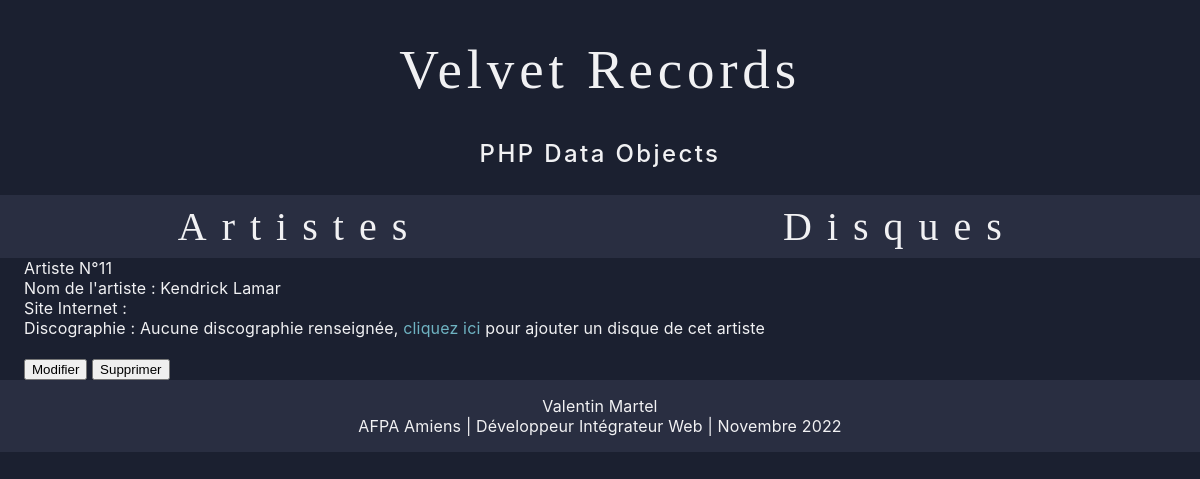
Page /tab_artists/artist_detail.php?id=11 on the earlier database version.
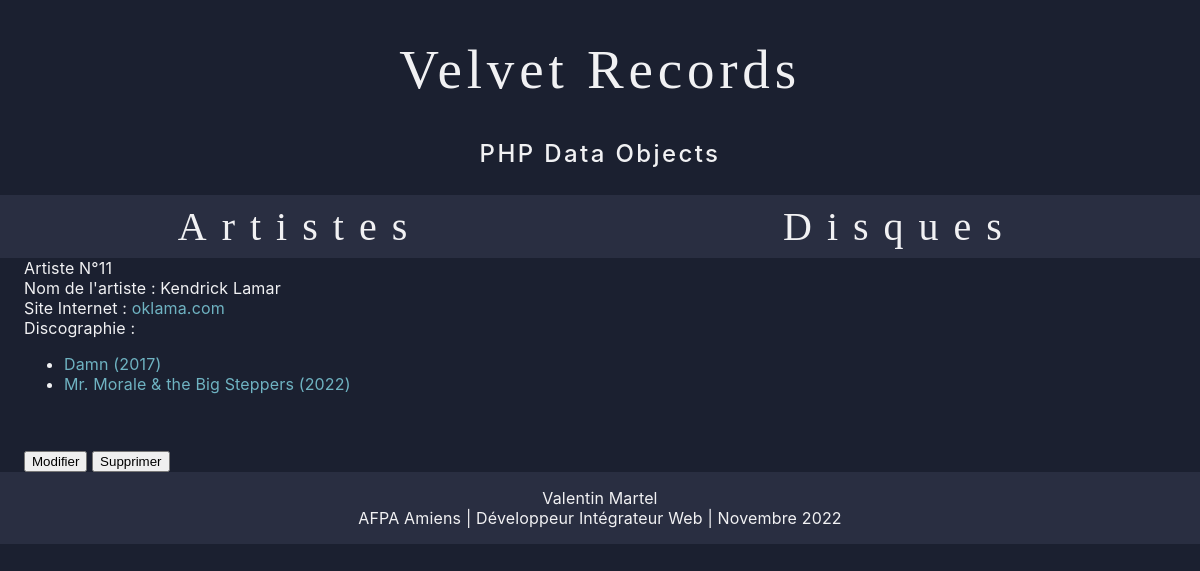
Same page on the later database version.
### tables this page shows
CREATE TABLE artist (
	artist_id		INT PRIMARY KEY AUTO_INCREMENT,
	artist_name		VARCHAR(255),
	artist_url		VARCHAR(255),
	artist_picture	VARCHAR(255)
);

CREATE TABLE disc (
	disc_id			INT PRIMARY KEY AUTO_INCREMENT,
	disc_title		VARCHAR(255),
	disc_year		INT,
	disc_picture	VARCHAR(255),
	disc_label		VARCHAR(255),
	disc_genre		VARCHAR(255),
	disc_price		DECIMAL(6,2),
	artist_id		INT NULL,
	FOREIGN KEY (artist_id) REFERENCES artist(artist_id)
);

### tab_artists/artist_detail.php (the view, shortened to what this page needs)
<?php
    $db = connexionBase();
    $id = $_GET["id"];
    $requete = $db->prepare("SELECT * FROM artist WHERE artist_id=?");
    $requete->execute(array($id));
    $myArtist = $requete->fetch(PDO::FETCH_OBJ);
    $requete = $db->prepare("SELECT * FROM disc JOIN artist ON artist.artist_id = disc.artist_id WHERE artist.artist_id = ? ORDER BY disc_year ASC");
    $requete->execute(array($id));
    $discography = $requete->fetchAll(PDO::FETCH_OBJ);
?>
<!DOCTYPE html>
<html lang="fr">
<head>
    <link rel="stylesheet" type="text/css" media="screen" href="/back/serveur/php/PDO/assets/css/pages_content.css">
</head>
<body>
    <?php include('../structure/header.php'); ?>
    <?php include('../structure/nav.php'); ?>
    <section class="container">
        Artiste N°<?php echo $myArtist->artist_id ?>
        <br>
        Nom de l'artiste : <?= $myArtist->artist_name ?>
        <br>
        Site Internet : <a href="<?= $myArtist->artist_url ?>" target="_blank">
                            <?= (isset($myArtist->artist_url)) ? parse_url($myArtist->artist_url)['host'] : ""; ?>
                        </a>
        <br>
        Discographie :
        <?php
            if ($discography) {
                echo "<ul>";
                foreach ($discography as $disque)
                {
                    echo "<li><a href='/back/serveur/php/PDO/tab_discs/disc_details.php?id=$disque->disc_id>'>$disque->disc_title ($disque->disc_year)</a></li>";
                }
                echo "</ul>";
            }
            else {
                echo "Aucune discographie renseignée, <a href='/back/serveur/php/PDO/tab_discs/disc_new.php'>cliquez ici</a> pour ajouter un disque de cet artiste";
            }
        ?>
        <br><br>
        <a href="artist_form.php?id=<?= $myArtist->artist_id ?>"><button>Modifier</button></a>
        <a href="script_artist_delete.php?id=<?= $myArtist->artist_id ?>"><button>Supprimer</button></a>
    </section>
    <?php include('../structure/footer.php'); ?>
</body>
</html>

Differences in the rows shown:
changed artist "Kendrick Lamar": artist_url (not shown) → "oklama.com"
added disc: disc_title "Damn", disc_year "2017"
added disc: disc_title "Mr. Morale & the Big Steppers", disc_year "2022"
Other differences:
text no longer shown: "Aucune discographie renseignée, cliquez ici pour ajouter un disque de cet artiste"
